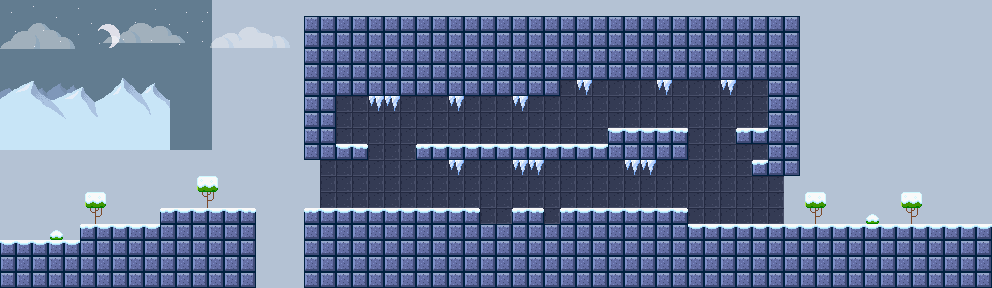

Tiled map render using the project's own tile images. Description and the map definition, with tile-layer contents summarised, below:
An orthogonal 62x18 tile map with 16x16 px tiles, 3 tile layers (background, tiles, foreground), 1 hidden layer not drawn, 2 tilesets, 5 image layers and 37 objects (15x metalBlockEntity, 3x specterEntity, 3x spikeBallEntity, 3x gemEntity, 2x mainPlayer, ...).

<map version="1.0" orientation="orthogonal" width="62" height="18" tilewidth="16" tileheight="16" backgroundcolor="#b4c2d4">
 <tileset firstgid="1" name="metatiles" tilewidth="16" tileheight="16">
  <image source="../../img/metatiles.png" width="64" height="64" />
  <tile id="0">
   <properties>
    <property name="type" value="solid" />
   </properties>
  </tile>
  <tile id="1">
   <properties>
    <property name="type" value="platform" />
   </properties>
  </tile>
 </tileset>
 <tileset firstgid="17" name="zone3tiles" tilewidth="16" tileheight="16">
  <image source="../../img/zone3/zone3tiles.png" width="80" height="80" />
 </tileset>
 <imagelayer name="Parallax_layer1" width="62" height="18">
  <image source="../../img/zone3/zone3bg3.png" />
  <properties>
   <property name="ratio" value="0.1" />
   <property name="repeat" value="repeat-x" />
  </properties>
 </imagelayer>
 <imagelayer name="Parallax_layer2" width="62" height="18">
  <image source="../../img/zone3/zone3mountains2.png" />
  <properties>
   <property name="ratio" value="0.14" />
   <property name="repeat" value="repeat-x" />
  </properties>
 </imagelayer>
 <imagelayer name="Parallax_layer3" width="62" height="18">
  <image source="../../img/zone3/zone3mountains.png" />
  <properties>
   <property name="ratio" value="0.13" />
   <property name="repeat" value="repeat-x" />
  </properties>
 </imagelayer>
 <imagelayer name="Parallax_layer4" width="62" height="18">
  <image source="../../img/zone3/zone3moon.png" />
  <properties>
   <property name="ratio" value="0.10" />
   <property name="repeat" value="no-repeat" />
  </properties>
 </imagelayer>
 <imagelayer name="Parallax_layer5" width="62" height="18">
  <image source="../../img/zone3/clouds3.png" />
  <properties>
   <property name="ratio" value="0.16" />
   <property name="repeat" value="repeat-x" />
  </properties>
 </imagelayer>
 <layer name="background" width="62" height="18">
  <data>[1116 cells, 223 non-empty, 6 distinct tile ids]</data>
 </layer>
 <layer name="tiles" width="62" height="18">
  <data>[1116 cells, 457 non-empty, 5 distinct tile ids]</data>
 </layer>
 <objectgroup name="objects" width="62" height="18">
  <object name="mainPlayer" x="32" y="224" width="16" height="16">
   <properties>
    <property name="player" value="2" />
   </properties>
  </object>
  <object name="cameraEntity" x="32" y="96" width="16" height="16">
   <properties>
    <property name="movement" value="player" />
   </properties>
  </object>
  <object name="spikesEntity" x="480" y="208" width="16" height="16">
   <properties>
    <property name="image" value="spikes" />
   </properties>
  </object>
  <object name="spikesEntity" x="496" y="208" width="16" height="16">
   <properties>
    <property name="image" value="spikes" />
   </properties>
  </object>
  <object name="ghoulEntity" x="176" y="192" width="16" height="16">
   <properties>
    <property name="distance" value="3" />
   </properties>
  </object>
  <object name="specterEntity" x="144" y="208" width="16" height="16">
   <properties>
    <property name="flip" value="true" />
    <property name="image" value="specter" />
    <property name="spritewidth" value="16" />
   </properties>
  </object>
  <object name="spikeBallEntity" x="352" y="128" width="16" height="16">
   <properties>
    <property name="direction" value="x" />
    <property name="distance" value="4" />
   </properties>
  </object>
  <object name="greenSwitchEntity" x="432" y="192" width="16" height="16" />
  <object name="metalBlockEntity" x="384" y="144" width="16" height="16" />
  <object name="metalBlockEntity" x="368" y="144" width="16" height="16" />
  <object name="metalBlockEntity" x="400" y="144" width="16" height="16" />
  <object name="blueSwitchEntity" x="384" y="192" width="16" height="16">
   <properties>
    <property name="velY" value="3.5" />
   </properties>
  </object>
  <object name="flagEntity" x="944" y="208" width="16" height="16">
   <properties>
    <property name="to" value="zone9" />
    <property name="totalGems" value="3" />
   </properties>
  </object>
  <object name="specterEntity" x="480" y="128" width="16" height="16">
   <properties>
    <property name="flip" value="true" />
    <property name="image" value="specter" />
    <property name="spritewidth" value="16" />
   </properties>
  </object>
  <object name="spikeBallEntity" x="528" y="128" width="16" height="16">
   <properties>
    <property name="direction" value="x" />
    <property name="distance" value="3" />
   </properties>
  </object>
  <object name="greenSwitchEntity" x="544" y="208" width="16" height="16" />
  <object name="metalBlockEntity" x="608" y="176" width="16" height="16" />
  <object name="metalBlockEntity" x="608" y="160" width="16" height="16" />
  <object name="metalBlockEntity" x="608" y="192" width="16" height="16" />
  <object name="metalBlockEntity" x="608" y="80" width="16" height="16">
   <properties>
    <property name="active" value="false" />
   </properties>
  </object>
  <object name="metalBlockEntity" x="608" y="112" width="16" height="16" />
  <object name="metalBlockEntity" x="608" y="96" width="16" height="16" />
  <object name="spikeBallEntity" x="688" y="208" width="16" height="16">
   <properties>
    <property name="direction" value="x" />
    <property name="distance" value="4" />
   </properties>
  </object>
  <object name="specterEntity" x="752" y="144" width="16" height="16">
   <properties>
    <property name="flip" value="true" />
    <property name="image" value="specter" />
    <property name="spritewidth" value="16" />
   </properties>
  </object>
  <object name="metalBlockEntity" x="688" y="128" width="16" height="16">
   <properties>
    <property name="active" value="false" />
   </properties>
  </object>
  <object name="metalBlockEntity" x="704" y="128" width="16" height="16">
   <properties>
    <property name="active" value="false" />
   </properties>
  </object>
  <object name="metalBlockEntity" x="720" y="128" width="16" height="16">
   <properties>
    <property name="active" value="false" />
   </properties>
  </object>
  <object name="metalBlockEntity" x="768" y="208" width="16" height="16">
   <properties>
    <property name="active" value="false" />
   </properties>
  </object>
  <object name="metalBlockEntity" x="768" y="192" width="16" height="16">
   <properties>
    <property name="active" value="false" />
   </properties>
  </object>
  <object name="metalBlockEntity" x="768" y="176" width="16" height="16">
   <properties>
    <property name="active" value="false" />
   </properties>
  </object>
  <object name="redSwitchEntity" x="752" y="112" width="16" height="16" />
  <object name="crateEntity" x="576" y="192" width="16" height="16">
   <properties>
    <property name="image" value="crate" />
   </properties>
  </object>
  <object name="ghoulEntity" x="832" y="208" width="16" height="16">
   <properties>
    <property name="distance" value="3" />
   </properties>
  </object>
  <object name="mainPlayer" x="48" y="224" width="16" height="16">
   <properties>
    <property name="image" value="sam" />
    <property name="spritewidth" value="16" />
   </properties>
  </object>
 </objectgroup>
 <objectgroup color="#005ca4" name="gems" width="62" height="18">
  <object name="gemEntity" x="864" y="160" width="16" height="16">
   <properties>
    <property name="image" value="gem" />
    <property name="spritewidth" value="16" />
   </properties>
  </object>
  </objectgroup>
 <layer name="foreground" width="62" height="18">
  <data>[1116 cells, 0 non-empty, 0 distinct tile ids]</data>
 </layer>
 <layer name="collision" width="62" height="18" visible="0">
  <data>[1116 cells, 156 non-empty, 1 distinct tile ids]</data>
 </layer>
</map>
<!-- 2 of 37 objects omitted -->
